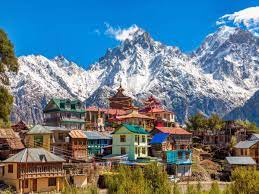
#> input picture download.jfif, 259 x 194 px
$ python masking.py
#> lines starting #> are read from the running program, lines starting #| are printed output that depends on the picture; after the words box and inside, x2 and y2 are one past the last pixel; in counts of white or black regions, pixels touching at a corner belong together
import cv2 as cv
import numpy as np
img=cv.imread('download.jfif',-1)
#> img is the input picture: shape (194, 259, 3); mean B, G, R 137.3, 124.5, 102
cv.imshow('Image for testing',img)

blank=np.zeros(img.shape[:2],dtype='uint8')
cv.imshow('blank',blank)
mask=cv.circle(blank,(img.shape[0]//2,img.shape[0]//2),100, 255 ,-1)
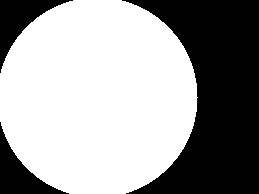
#> blank: shape (194, 259); 62% white; 3 black regions, box (x1, y1, x2, y2) and area: (122, 0, 259, 194) 15716, (0, 0, 73, 73) 1721, (0, 122, 69, 194) 1648
cv.imshow('mask',mask)

masked=cv.bitwise_and(img,img,mask=mask)
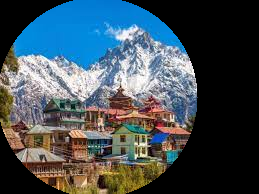
#> masked: shape (194, 259, 3); mean B, G, R 86.4, 79, 66.3
cv.imshow('masked image',masked)
cv.waitKey(0)

$ run again, with dog.jpg saved as download.jfif
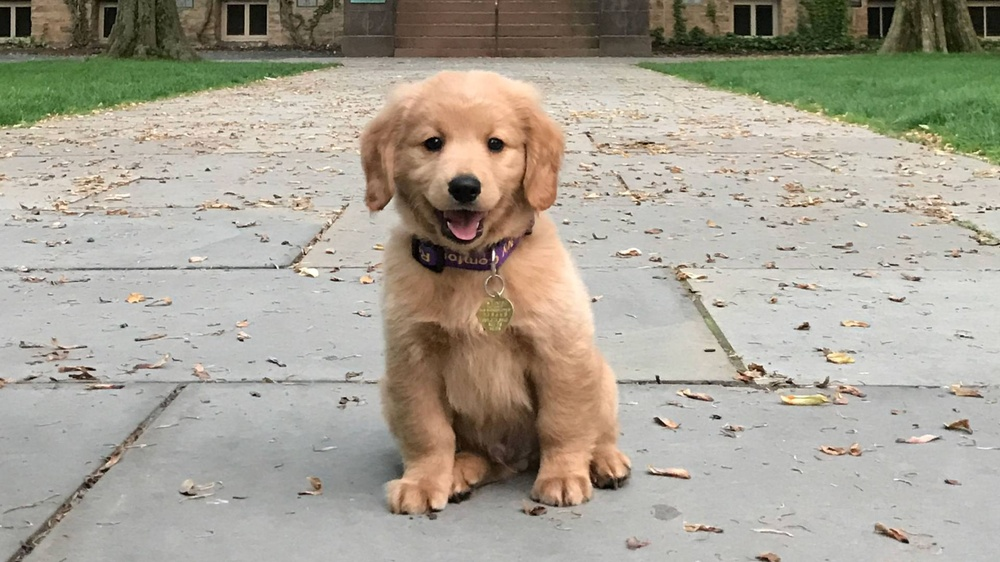
#> input picture dog.jpg, 1000 x 562 px, shrunk from 1920 x 1080 before the run
#> img is the input picture: shape (562, 1000, 3); mean B, G, R 148.8, 162.3, 168.1
#> `mask=cv.circle(blank,(img.shape[0]//2,img.shape[0]//2),100, 255 ,-1)`:
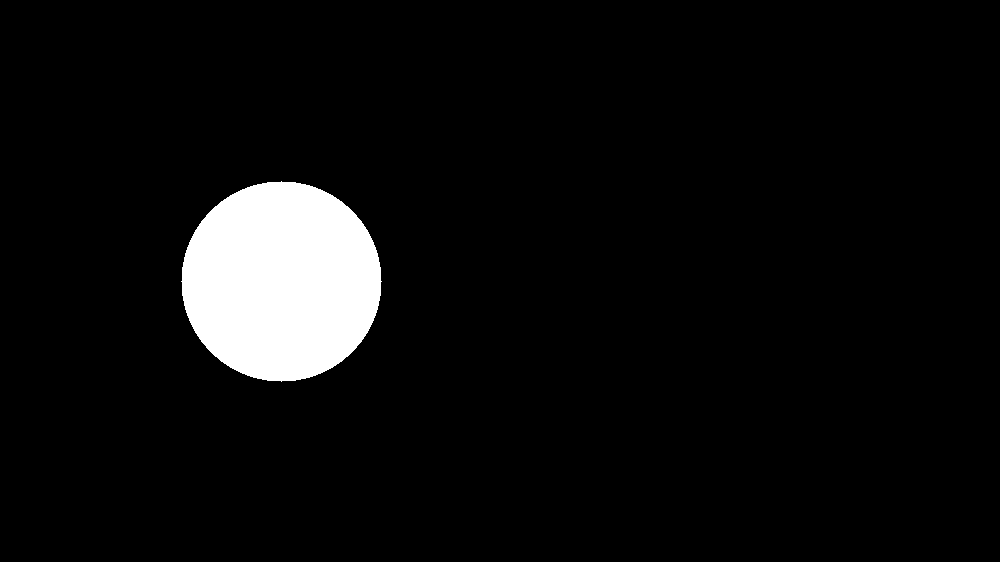
#> blank: shape (562, 1000); 5.6% white; 1 white region, box (x1, y1, x2, y2) and area: (181, 181, 382, 382) 31417
#> `masked=cv.bitwise_and(img,img,mask=mask)`:
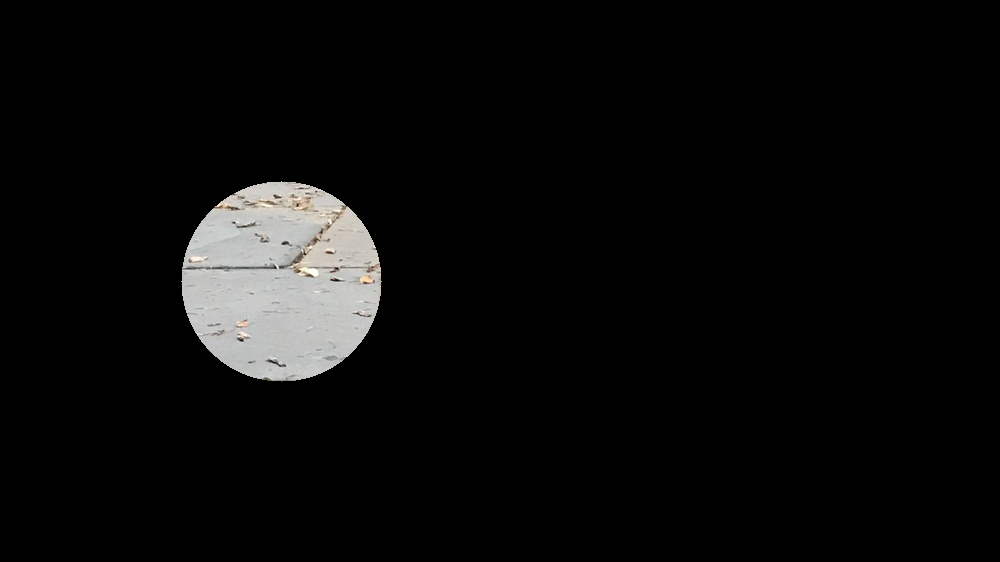
#> masked: shape (562, 1000, 3); mean B, G, R 10.5, 10.7, 10.8
